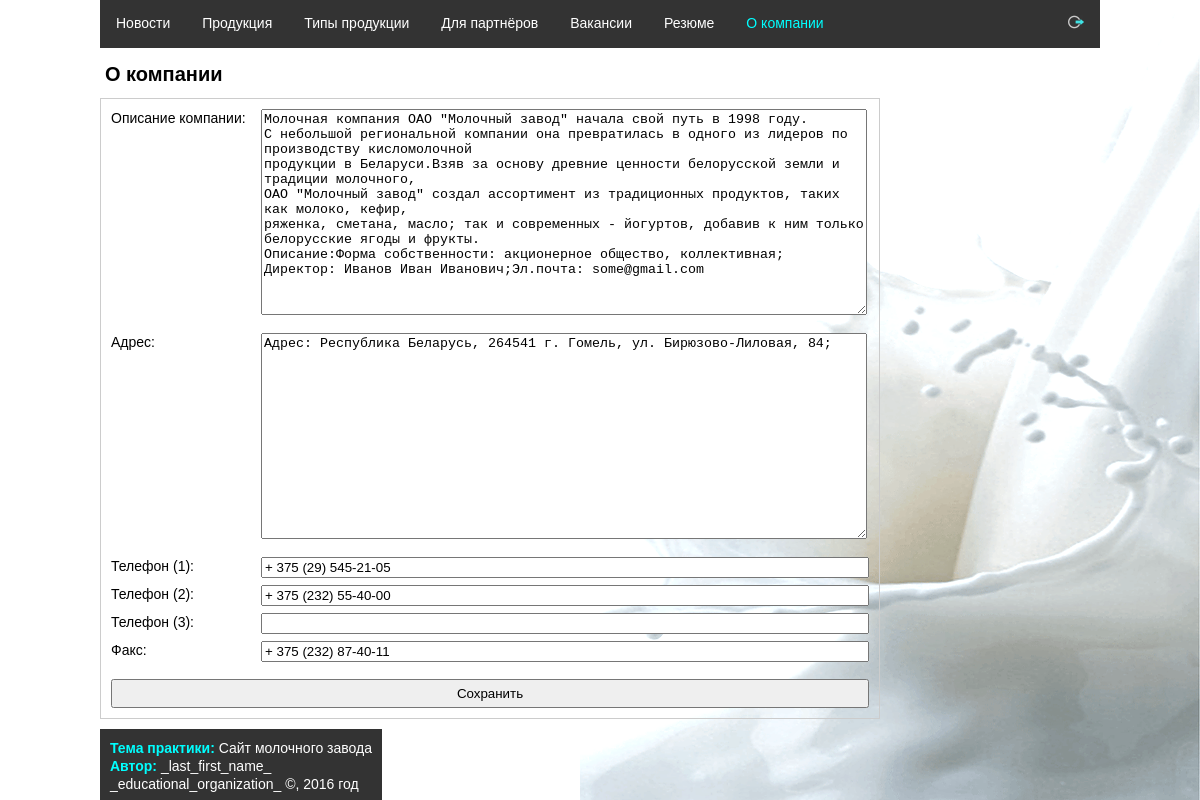
Page /php-scripts/about (signed in) on the committed database.
### tables this page shows
CREATE TABLE about (
   id INT UNSIGNED AUTO_INCREMENT NOT NULL,
   description VARCHAR(5000) NOT NULL,
   address VARCHAR(255) NOT NULL,
   phone1 VARCHAR(255),
   phone2 VARCHAR(255),
   phone3 VARCHAR(255),
   fax VARCHAR(255),
  PRIMARY KEY (id)
);

### php-scripts/db/db.php (called while the page is built, shortened)
<?php
class DB
{
    private $connection;
    private static $instance = null;
    public static function getInstance(){
        if(self::$instance === null){
            self::$instance = new DB();
            self::$instance->DBConnection();
        }
        return self::$instance;
    }
    private function DBConnection(){
        $this->connection = new PDO('mysql:dbname='.DB_NAME.';host='.DB_HOST.';port='.DB_PORT.
            ';charset='.DB_CHAR, DB_USER, DB_PASS);
    }
    private function getQueryMetadata($query, $parameters){
        $final_query_string = $query;
        return array ('parameters' => $parameters, 'final_query_string' => $final_query_string);
    }
    public function executeQuery($query, $parameters = array()){
        $query_metadata = $this->getQueryMetadata($query, $parameters);
        $parameters = $query_metadata['parameters'];
        $this->statement = $this->connection->prepare($query);
        $res = $this->statement->execute();
        $err = $this->statement->errorInfo();
        $final_data['stmt'] = $this->statement;
        $final_data['rows'] = ($res !== FALSE) ? $this->statement->rowCount() : -1;
        $final_data['cols'] = ($res !== FALSE) ? $this->statement->columnCount() : -1;
        $final_data['errn'] = $err[1];
        $final_data['errt'] = $err[2];
        return $final_data;
    }
}

### php-scripts/inc/about/about.php (called while the page is built)
<?php
try {
    $r = DB::getInstance()->executeQuery("SELECT id, description, address, phone1, phone2, phone3, fax FROM about;");
    if ($r['rows'] !== 0) {
        $about = $r['stmt']->fetchAll(PDO::FETCH_ASSOC);
    }
} catch (Exception $e) {
    $_SESSION["errormsg"] = $e->getMessage();
}

### php-scripts/tpl/tpl-about/about-edit.tpl.php (the view, shortened to what this page needs)
<h1>О компании</h1>
<form name="about-edit" class="add-form form-about" action="about-edit"
      onsubmit='return validateAboutEdit("about-edit", "description", "address");'>
    <div class="cleafix">
        <label class="float-left" for="description">Описание компании:</label>
        <textarea class="float-left" name="description"
              id="description"><?= isset($about[0]['description']) ? strip_tags($about[0]['description']) : '' ?></textarea>
    </div><br>
    <div class="cleafix">
        <label class="float-left" for="address">Адрес:</label>
        <textarea class="float-left" name="address"
              id="address"><?= isset($about[0]['address']) ? $about[0]['address'] : '' ?></textarea>
    </div><br>
    <div class="cleafix">
        <label class="float-left" for="phone1">Телефон (1):</label>
        <input class="float-left" type="text" name="phone1" id="phone1"
               value="<?= isset($about[0]['phone1']) ? $about[0]['phone1'] : '' ?>">
    </div>
    <div class="cleafix">
        <label class="float-left" for="phone2">Телефон (2):</label>
        <input class="float-left" type="text" name="phone2" id="phone2"
               value="<?= isset($about[0]['phone2']) ? $about[0]['phone2'] : '' ?>">
    </div>
    <div class="cleafix">
        <label class="float-left" for="phone3">Телефон (3):</label>
        <input class="float-left" type="text" name="phone3" id="phone3"
               value="<?= isset($about[0]['phone3']) ? $about[0]['phone3'] : '' ?>">
    </div>
    <div class="cleafix">
        <label class="float-left" for="fax">Факс:</label>
        <input class="float-left" type="text" name="fax" id="fax"
               value="<?= isset($about[0]['fax']) ? $about[0]['fax'] : '' ?>">
    </div>
    <input type="submit" value="Сохранить">
</form>

### php-scripts/tpl/css/style.css (style rules this page uses)
html, body, div, span, applet, object, iframe, h1, h2, h3, h4, h5, h6, p, blockquote, pre, a, abbr, acronym, address, big, cite, code, del, dfn, em, img, ins, kbd, q, s, samp, small, strike, strong, sub, sup, tt, var, b, u, i, center, dl, dt, dd, ol, ul, li, fieldset, form, label, legend, table, caption, tbody, tfoot, thead, tr, th, td, article, aside, canvas, details, embed, figure, figcaption, footer, header, hgroup, menu, nav, output, ruby, section, summary, time, mark, audio, video { margin: 0; padding: 0; border: 0; font-size: 100%; font: inherit; vertical-align: baseline; }
body { line-height: 1; }
.cleafix:before, .cleafix:after { content: " "; display: table; }
.cleafix:after { clear: both; }
.float-left { float: left; }
html { height: 100%; }
body { font: 14px/18px Arial, sans-serif; width: 100%; height: 100%; background: url("../images/background.png") no-repeat right bottom; background-attachment: fixed; }
.content h1 { margin: 15px 5px; font-size: 20px; font-weight: bold; }
.add-form { border: 1px solid #ccc; padding: 10px; display: inline-block; margin-bottom: 10px; }
.add-form textarea, .add-form input[type="text"], .add-form select { width: 400px; }
.add-form textarea { height: 200px; }
.add-form label { width: 150px; margin-bottom: 10px; }
.add-form input[type="submit"] { width: 100%; margin: 10px 0 0; padding: 5px; }
.form-about textarea, .form-about input[type="text"], .form-about input[type="password"] { width: 600px; }

### rows in the picture
about: description "Молочная компания ОАО \"Молочный завод\" начала свой путь в 1998 году. С небольшой региональной компании она превратилась в одного из лидеров по производству кисломолочной продукции в Беларуси.Взяв за основу древние ценности белорусской земли и традиции молочного, ОАО \"Молочный завод\" создал ассортимент из традиционных продуктов, таких как молоко, кефир, ряженка, сметана, масло; так и современных - йогуртов, добавив к ним только белорусские ягоды и фрукты. Описание:Форма собственности: акционерное общество, коллективная; Директор: Иванов Иван Иванович;Эл.почта: some@gmail.com", address "Адрес: Республика Беларусь, 264541 г. Гомель, ул. Бирюзово-Лиловая, 84;", phone1 "+ 375 (29) 545-21-05", phone2 "+ 375 (232) 55-40-00", fax "+ 375 (232) 87-40-11"
